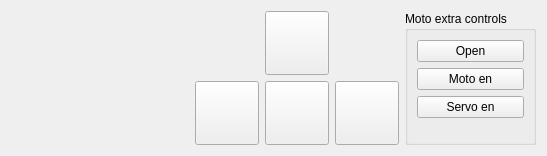
<?xml version="1.0" encoding="UTF-8"?>
<ui version="4.0">
 <class>CMoto</class>
 <widget class="QWidget" name="CMoto">
  <property name="geometry">
   <rect>
    <x>0</x>
    <y>0</y>
    <width>547</width>
    <height>154</height>
   </rect>
  </property>
  <property name="maximumSize">
   <size>
    <width>2048</width>
    <height>154</height>
   </size>
  </property>
  <property name="windowTitle">
   <string>Moto control</string>
  </property>
  <property name="windowIcon">
   <iconset resource="images.qrc">
    <normaloff>:/images/motor.png</normaloff>:/images/motor.png</iconset>
  </property>
  <layout class="QHBoxLayout" name="horizontalLayout">
   <item>
    <widget class="AnalogPad" name="servo" native="true">
     <property name="minimumSize">
      <size>
       <width>128</width>
       <height>128</height>
      </size>
     </property>
    </widget>
   </item>
   <item>
    <spacer name="horizontalSpacer_5">
     <property name="orientation">
      <enum>Qt::Horizontal</enum>
     </property>
     <property name="sizeHint" stdset="0">
      <size>
       <width>106</width>
       <height>20</height>
      </size>
     </property>
    </spacer>
   </item>
   <item>
    <layout class="QGridLayout" name="gridLayout">
     <item row="0" column="0">
      <spacer name="horizontalSpacer_3">
       <property name="orientation">
        <enum>Qt::Horizontal</enum>
       </property>
       <property name="sizeHint" stdset="0">
        <size>
         <width>40</width>
         <height>20</height>
        </size>
       </property>
      </spacer>
     </item>
     <item row="0" column="1">
      <widget class="QPushButton" name="fwd">
       <property name="minimumSize">
        <size>
         <width>64</width>
         <height>64</height>
        </size>
       </property>
       <property name="text">
        <string/>
       </property>
       <property name="icon">
        <iconset resource="images.qrc">
         <normaloff>:/images/up.png</normaloff>:/images/up.png</iconset>
       </property>
       <property name="iconSize">
        <size>
         <width>64</width>
         <height>64</height>
        </size>
       </property>
      </widget>
     </item>
     <item row="0" column="2">
      <spacer name="horizontalSpacer_4">
       <property name="orientation">
        <enum>Qt::Horizontal</enum>
       </property>
       <property name="sizeHint" stdset="0">
        <size>
         <width>40</width>
         <height>20</height>
        </size>
       </property>
      </spacer>
     </item>
     <item row="1" column="0">
      <widget class="QPushButton" name="left">
       <property name="minimumSize">
        <size>
         <width>64</width>
         <height>64</height>
        </size>
       </property>
       <property name="text">
        <string/>
       </property>
       <property name="icon">
        <iconset resource="images.qrc">
         <normaloff>:/images/left.png</normaloff>:/images/left.png</iconset>
       </property>
       <property name="iconSize">
        <size>
         <width>64</width>
         <height>64</height>
        </size>
       </property>
      </widget>
     </item>
     <item row="1" column="1">
      <widget class="QPushButton" name="bwd">
       <property name="minimumSize">
        <size>
         <width>64</width>
         <height>64</height>
        </size>
       </property>
       <property name="text">
        <string/>
       </property>
       <property name="icon">
        <iconset resource="images.qrc">
         <normaloff>:/images/down.png</normaloff>:/images/down.png</iconset>
       </property>
       <property name="iconSize">
        <size>
         <width>64</width>
         <height>64</height>
        </size>
       </property>
      </widget>
     </item>
     <item row="1" column="2">
      <widget class="QPushButton" name="right">
       <property name="minimumSize">
        <size>
         <width>64</width>
         <height>64</height>
        </size>
       </property>
       <property name="text">
        <string/>
       </property>
       <property name="icon">
        <iconset resource="images.qrc">
         <normaloff>:/images/right.png</normaloff>:/images/right.png</iconset>
       </property>
       <property name="iconSize">
        <size>
         <width>64</width>
         <height>64</height>
        </size>
       </property>
      </widget>
     </item>
    </layout>
   </item>
   <item>
    <spacer name="horizontalSpacer_6">
     <property name="orientation">
      <enum>Qt::Horizontal</enum>
     </property>
     <property name="sizeHint" stdset="0">
      <size>
       <width>40</width>
       <height>20</height>
      </size>
     </property>
    </spacer>
   </item>
   <item>
    <widget class="QGroupBox" name="motoSuper">
     <property name="title">
      <string>Moto extra controls</string>
     </property>
     <layout class="QVBoxLayout" name="verticalLayout">
      <item>
       <widget class="QPushButton" name="open">
        <property name="text">
         <string>Open</string>
        </property>
        <property name="checkable">
         <bool>true</bool>
        </property>
       </widget>
      </item>
      <item>
       <widget class="QPushButton" name="motoEn">
        <property name="text">
         <string>Moto en</string>
        </property>
        <property name="checkable">
         <bool>true</bool>
        </property>
       </widget>
      </item>
      <item>
       <widget class="QPushButton" name="servoEn">
        <property name="text">
         <string>Servo en</string>
        </property>
        <property name="checkable">
         <bool>true</bool>
        </property>
       </widget>
      </item>
      <item>
       <spacer name="verticalSpacer">
        <property name="orientation">
         <enum>Qt::Vertical</enum>
        </property>
        <property name="sizeHint" stdset="0">
         <size>
          <width>20</width>
          <height>40</height>
         </size>
        </property>
       </spacer>
      </item>
     </layout>
    </widget>
   </item>
  </layout>
 </widget>
 <customwidgets>
  <customwidget>
   <class>AnalogPad</class>
   <extends>QWidget</extends>
   <header>analogpad.h</header>
   <container>1</container>
  </customwidget>
 </customwidgets>
 <resources>
  <include location="images.qrc"/>
 </resources>
 <connections/>
</ui>
